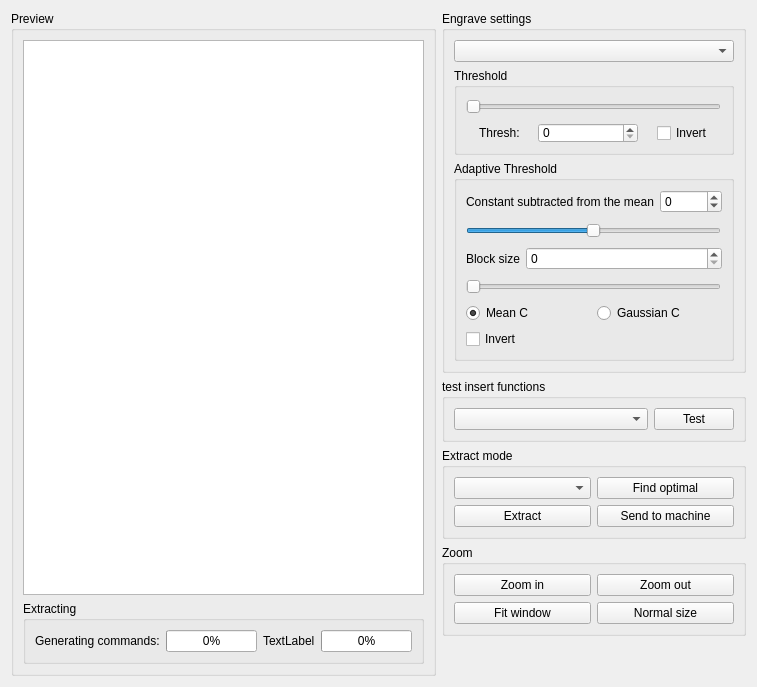
      <widget class="QWidget" name="mode1">
       <attribute name="title">
        <string>Engraving picture</string>
       </attribute>
       <layout class="QHBoxLayout" name="horizontalLayout_2" stretch="7,2">
        <item>
         <widget class="QGroupBox" name="preview_mode1">
          <property name="title">
           <string>Preview</string>
          </property>
          <layout class="QVBoxLayout" name="verticalLayout_7" stretch="0,0">
           <item>
            <widget class="QGraphicsView" name="imageViewMode1"/>
           </item>
           <item>
            <widget class="QGroupBox" name="groupBox_extract_status">
             <property name="title">
              <string>Extracting</string>
             </property>
             <layout class="QHBoxLayout" name="horizontalLayout_7">
              <item>
               <layout class="QFormLayout" name="extract_import">
                <item row="0" column="0">
                 <widget class="QLabel" name="label_extract_import">
                  <property name="text">
                   <string>Generating commands:</string>
                  </property>
                 </widget>
                </item>
                <item row="0" column="1">
                 <widget class="QProgressBar" name="progressBar_extract_import">
                  <property name="value">
                   <number>0</number>
                  </property>
                 </widget>
                </item>
               </layout>
              </item>
              <item>
               <layout class="QFormLayout" name="extract_extract">
                <item row="0" column="0">
                 <widget class="QLabel" name="label_extract_extract">
                  <property name="text">
                   <string>TextLabel</string>
                  </property>
                 </widget>
                </item>
                <item row="0" column="1">
                 <widget class="QProgressBar" name="progressBar_extrac_extract">
                  <property name="value">
                   <number>0</number>
                  </property>
                 </widget>
                </item>
               </layout>
              </item>
             </layout>
            </widget>
           </item>
          </layout>
         </widget>
        </item>
        <item>
         <layout class="QVBoxLayout" name="commands_mode1" stretch="0,0,0,0,0">
          <item>
           <widget class="QGroupBox" name="EngraveSettings">
            <property name="title">
             <string>Engrave settings</string>
            </property>
            <layout class="QVBoxLayout" name="verticalLayout_2" stretch="0,0,0">
             <item>
              <widget class="QComboBox" name="comboBox_engraveMode"/>
             </item>
             <item>
              <widget class="QGroupBox" name="thresholdmode">
               <property name="minimumSize">
                <size>
                 <width>280</width>
                 <height>0</height>
                </size>
               </property>
               <property name="maximumSize">
                <size>
                 <width>280306</width>
                 <height>90</height>
                </size>
               </property>
               <property name="title">
                <string>Threshold</string>
               </property>
               <layout class="QVBoxLayout" name="verticalLayout_8">
                <item>
                 <widget class="QSlider" name="threshold_slider">
                  <property name="minimumSize">
                   <size>
                    <width>255</width>
                    <height>20</height>
                   </size>
                  </property>
                  <property name="maximumSize">
                   <size>
                    <width>255</width>
                    <height>20</height>
                   </size>
                  </property>
                  <property name="maximum">
                   <number>255</number>
                  </property>
                  <property name="orientation">
                   <enum>Qt::Horizontal</enum>
                  </property>
                 </widget>
                </item>
                <item>
                 <layout class="QHBoxLayout" name="threhhold_options">
                  <item>
                   <widget class="QLabel" name="label">
                    <property name="maximumSize">
                     <size>
                      <width>40</width>
                      <height>20</height>
                     </size>
                    </property>
                    <property name="text">
                     <string>Thresh:</string>
                    </property>
                   </widget>
                  </item>
                  <item>
                   <widget class="QSpinBox" name="threshold_spinBox">
                    <property name="maximumSize">
                     <size>
                      <width>100</width>
                      <height>20</height>
                     </size>
                    </property>
                    <property name="maximum">
                     <number>255</number>
                    </property>
                   </widget>
                  </item>
                  <item>
                   <widget class="QCheckBox" name="threshold_invert_checkBox">
                    <property name="maximumSize">
                     <size>
                      <width>50</width>
                      <height>16777215</height>
                     </size>
                    </property>
                    <property name="text">
                     <string>Invert</string>
                    </property>
                   </widget>
                  </item>
                 </layout>
                </item>
               </layout>
              </widget>
             </item>
             <item>
              <widget class="QGroupBox" name="AdaptiveThresholdMode">
               <property name="minimumSize">
                <size>
                 <width>280</width>
                 <height>200</height>
                </size>
               </property>
               <property name="maximumSize">
                <size>
                 <width>5232156</width>
                 <height>200</height>
                </size>
               </property>
               <property name="title">
                <string>Adaptive Threshold</string>
               </property>
               <layout class="QVBoxLayout" name="verticalLayout_6">
                <item>
                 <layout class="QFormLayout" name="constantsubstract">
                  <item row="0" column="0">
                   <widget class="QLabel" name="label_Constant_substract">
                    <property name="text">
                     <string>Constant subtracted from the mean</string>
                    </property>
                   </widget>
                  </item>
                  <item row="0" column="1">
                   <widget class="QSpinBox" name="adaptiveThreshold_C_spinBox">
                    <property name="minimum">
                     <number>-100</number>
                    </property>
                    <property name="maximum">
                     <number>100</number>
                    </property>
                   </widget>
                  </item>
                 </layout>
                </item>
                <item>
                 <widget class="QSlider" name="adaptiveThreshold_C_slider">
                  <property name="minimumSize">
                   <size>
                    <width>255</width>
                    <height>20</height>
                   </size>
                  </property>
                  <property name="maximumSize">
                   <size>
                    <width>255</width>
                    <height>20</height>
                   </size>
                  </property>
                  <property name="minimum">
                   <number>-100</number>
                  </property>
                  <property name="maximum">
                   <number>100</number>
                  </property>
                  <property name="orientation">
                   <enum>Qt::Horizontal</enum>
                  </property>
                 </widget>
                </item>
                <item>
                 <layout class="QFormLayout" name="blocksize">
                  <item row="0" column="0">
                   <widget class="QLabel" name="label_block_size">
                    <property name="text">
                     <string>Block size</string>
                    </property>
                   </widget>
                  </item>
                  <item row="0" column="1">
                   <widget class="QSpinBox" name="adaptiveThreshold_block_size_spinBox">
                    <property name="minimum">
                     <number>0</number>
                    </property>
                    <property name="maximum">
                     <number>500</number>
                    </property>
                   </widget>
                  </item>
                 </layout>
                </item>
                <item>
                 <widget class="QSlider" name="adaptiveThreshold_block_size_slider">
                  <property name="maximumSize">
                   <size>
                    <width>255</width>
                    <height>20</height>
                   </size>
                  </property>
                  <property name="minimum">
                   <number>1</number>
                  </property>
                  <property name="maximum">
                   <number>500</number>
                  </property>
                  <property name="orientation">
                   <enum>Qt::Horizontal</enum>
                  </property>
                 </widget>
                </item>
                <item>
                 <layout class="QHBoxLayout" name="adaptive_threshold_mode">
                  <item>
                   <widget class="QRadioButton" name="adapriveThreshold_MeanC_radiobutton">
                    <property name="text">
                     <string>Mean C</string>
                    </property>
                    <property name="checked">
                     <bool>true</bool>
                    </property>
                   </widget>
                  </item>
                  <item>
                   <widget class="QRadioButton" name="adapriveThreshold_GaussianC_radiobutton">
                    <property name="text">
                     <string>Gaussian C</string>
                    </property>
                   </widget>
                  </item>
                 </layout>
                </item>
                <item>
                 <widget class="QCheckBox" name="adaptiveThreshold_invert_checkBox">
                  <property name="text">
                   <string>Invert</string>
                  </property>
                 </widget>
                </item>
               </layout>
              </widget>
             </item>
            </layout>
           </widget>
          </item>
          <item>
           <widget class="QGroupBox" name="groupBox_test_insert">
            <property name="title">
             <string>test insert functions</string>
            </property>
            <layout class="QHBoxLayout" name="horizontalLayout_8" stretch="1,0">
             <item>
              <widget class="QComboBox" name="comboBox_testmode"/>
             </item>
             <item>
              <widget class="QPushButton" name="button_extract_test">
               <property name="text">
                <string>Test</string>
               </property>
              </widget>
             </item>
            </layout>
           </widget>
          </item>
          <item>
           <widget class="QGroupBox" name="extractmode">
            <property name="title">
             <string>Extract mode</string>
            </property>
            <layout class="QGridLayout" name="gridLayout_4">
             <item row="2" column="1">
              <widget class="QPushButton" name="button_toMachine">
               <property name="text">
                <string>Send to machine</string>
               </property>
              </widget>
             </item>
             <item row="2" column="0">
              <widget class="QPushButton" name="button_extract">
               <property name="text">
                <string>Extract</string>
               </property>
              </widget>
             </item>
             <item row="1" column="0">
              <widget class="QComboBox" name="comboBox_extractmode"/>
             </item>
             <item row="1" column="1">
              <widget class="QPushButton" name="button_findOptimal">
               <property name="text">
                <string>Find optimal</string>
               </property>
               <property name="checkable">
                <bool>false</bool>
               </property>
              </widget>
             </item>
            </layout>
           </widget>
          </item>
          <item>
           <widget class="QGroupBox" name="groupZoom_1">
            <property name="title">
             <string>Zoom</string>
            </property>
            <property name="checkable">
             <bool>false</bool>
            </property>
            <layout class="QGridLayout" name="gridLayout_2">
             <item row="1" column="1">
              <widget class="QPushButton" name="button_mode1_zoom_fit">
               <property name="text">
                <string>Fit window</string>
               </property>
              </widget>
             </item>
             <item row="0" column="2">
              <widget class="QPushButton" name="button_mode1_zoom_out">
               <property name="text">
                <string>Zoom out</string>
               </property>
              </widget>
             </item>
             <item row="1" column="2">
              <widget class="QPushButton" name="button_mode1_zoom_normal">
               <property name="text">
                <string>Normal size</string>
               </property>
              </widget>
             </item>
             <item row="0" column="1">
              <widget class="QPushButton" name="button_mode1_zoom_in">
               <property name="text">
                <string>Zoom in</string>
               </property>
              </widget>
             </item>
            </layout>
           </widget>
          </item>
          <item>
           <spacer name="verticalSpacer_2">
            <property name="orientation">
             <enum>Qt::Vertical</enum>
            </property>
            <property name="sizeHint" stdset="0">
             <size>
              <width>20</width>
              <height>40</height>
             </size>
            </property>
           </spacer>
          </item>
         </layout>
        </item>
       </layout>
      </widget>
